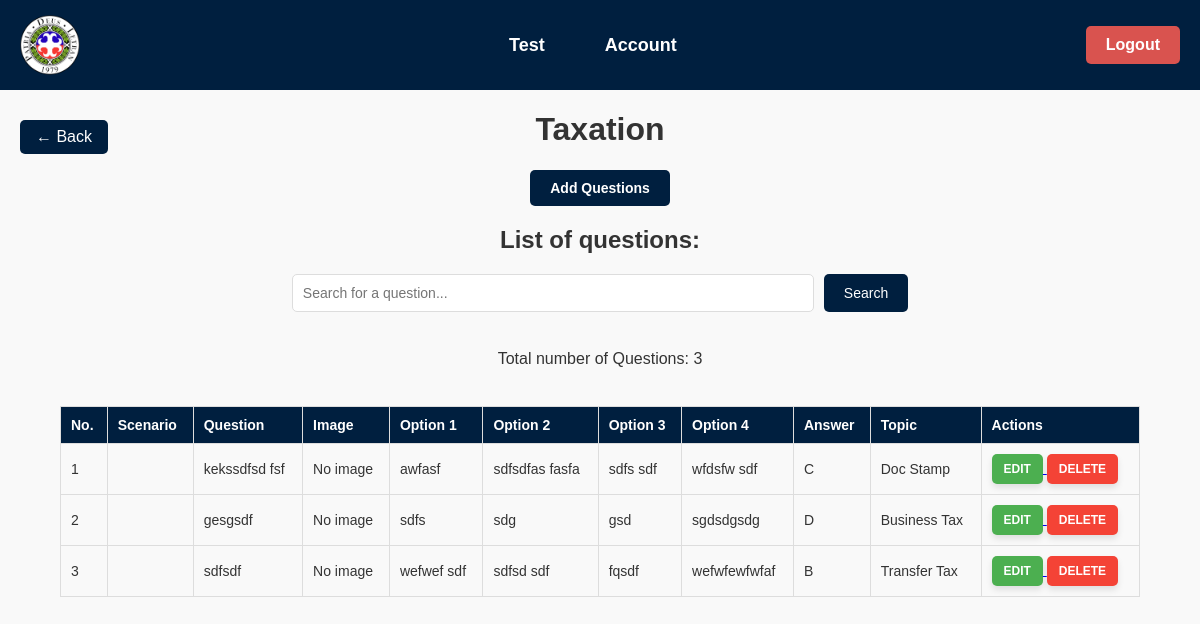
Screenshot of /q5.php with the database file from the repository.
### tables this page shows
CREATE TABLE `tax` (
  `tax_id` int(11) NOT NULL,
  `question` varchar(500) NOT NULL,
  `opt1` varchar(100) NOT NULL,
  `opt2` varchar(100) NOT NULL,
  `opt3` varchar(100) NOT NULL,
  `opt4` varchar(100) NOT NULL,
  `answer` varchar(100) NOT NULL,
  `topic` varchar(100) NOT NULL,
  `image` varchar(255) NOT NULL,
  `scenario` varchar(1000) NOT NULL
);

### q5.php (the view, shortened to what this page needs)
<!DOCTYPE html>
<html>
<head>
  <link href='Style/questions.css' rel='stylesheet' type='text/css'>
</head>
<body>
<div class="taskbar">
    <div class="logo"></div>
    <div class="taskbar-center">
        <a href="list.php" class="taskbar-button">Test</a>
        <a href="admin.php" class="taskbar-button">Account</a>
    </div>
    <a href="index.php" class="logout">Logout</a>
</div>
<a href="list.php" class="back-button">&#8592; Back</a>
<div class="section">
  <h1>Taxation</h1>
  <div class="add-question-container">
    <form action="q1add.php" method="post">
      <input class="btn" type="submit" value="Add Questions" />
    </form>
  </div>
</div>
<div class="section">
  <h2>List of questions:</h2>
  <form method="get" action="">
    <input type="text" name="search" placeholder="Search for a question..."
           value="<?php echo isset($_GET['search']) ? htmlspecialchars($_GET['search']) : ''; ?>" />
    <input type="submit" value="Search" />
  </form>
  <br>
  <?php
  $servername = "localhost";
  $username = "root";
  $password = "";
  $database = "cpa";
  $connection = new mysqli($servername, $username, $password, $database);
  $query = "SELECT COUNT(*) AS total_items FROM tax";
  $summary_result = $connection->query($query);
  $row_summary = $summary_result->fetch_assoc();
  $total_items = $row_summary['total_items'];
  ?>
  <div class="total-questions">Total number of Questions: <?php echo $total_items; ?></div>
  <br>
  <div class="table-container">
  <table id="table1" class="table">
    <thead>
      <tr>
        <th>No.</th>
        <th>Scenario</th>
        <th>Question</th>
        <th>Image</th>
        <th>Option 1</th>
        <th>Option 2</th>
        <th>Option 3</th>
        <th>Option 4</th>
        <th>Answer</th>
        <th>Topic</th>
        <th>Actions</th>
      </tr>
    </thead>
    <tbody>
      <?php
      $counter = 1;
      $searchQuery = isset($_GET['search']) ? $connection->real_escape_string($_GET['search']) : '';
      if (!empty($searchQuery)) {
          $sql = "SELECT * FROM tax WHERE question LIKE '%$searchQuery%'";
      } else {
          $sql = "SELECT * FROM tax";
      }
      $result = $connection->query($sql);
      while ($row = $result->fetch_assoc()) {
          echo "<tr>";
          echo "<td>{$counter}</td>";
          echo "<td>";
          echo "</td>";
          echo "<td>{$row['question']}</td>";
          echo "<td>";
          if (!empty($row['image'])) {
              echo "<img src='{$row['image']}' alt='Question Image' style='max-width: 100px; margin-top: 5px;'>";
          } else {
              echo "No image";
          }
          echo "</td>";
          echo "<td>{$row['opt1']}</td>";
          echo "<td>{$row['opt2']}</td>";
          echo "<td>{$row['opt3']}</td>";
          echo "<td>{$row['opt4']}</td>";
          echo "<td>{$row['answer']}</td>";
          echo "<td>{$row['topic']}</td>";
          echo "<td>
                <a href='/CPA/q5Edit.php?id={$row['tax_id']}'>
                  <button class='edit-button'>Edit</button>
                </a>
                <a href='/CPA/q5Delete.php?id={$row['tax_id']}'>
                  <button class='delete-button'>Delete</button>
                </a>
                </td>";
          echo "</tr>";
          $counter++;
      }
      ?>
    </tbody>
  </table>
   </div>
</div>
</body>
</html>

### Style/questions.css (style rules this page uses)
body { background-color: #f9f9f9; font-family: 'Poppins', Arial, sans-serif; margin: 0; padding: 0; color: #333; }
.taskbar { background-color: #001f3f; color: #ffffff; padding: 15px 20px; display: flex; align-items: center; justify-content: space-between; font-family: 'Arial', sans-serif; font-size: 18px; font-weight: bold; position: relative; }
.taskbar .logo { display: inline-block; width: 60px; height: 60px; background-image: url('logo.png'); background-size: contain; background-repeat: no-repeat; background-position: center; margin-right: 20px; }
.back-button { position: absolute; left: 20px; top: 120px; font-size: 16px; color: #ffffff; text-decoration: none; padding: 8px 16px; background-color: #001f3f; border-radius: 5px; transition: background-color 0.3s ease; }
.taskbar-center { display: flex; justify-content: center; gap: 30px; flex-grow: 1; }
.taskbar-button { color: #ffffff; background: none; border: none; cursor: pointer; text-decoration: none; font-size: 18px; padding: 10px 15px; transition: background-color 0.3s ease; }
.logout { background-color: #d9534f; color: #ffffff; border-radius: 5px; padding: 10px 20px; font-size: 16px; text-decoration: none; cursor: pointer; transition: background-color 0.3s ease; }
.section { text-align: center; margin: 20px auto; max-width: 1200px; }
.table-container { display: flex; justify-content: center; align-items: center; margin-top: 20px; }
.table { border-collapse: collapse; width: 90%; font-size: 14px; }
.table th, .table td { border: 1px solid #ddd; padding: 10px; text-align: left; }
.table th { background-color: #001f3f; color: #ffffff; font-weight: bold; }
.table tr:nth-child(even) { background-color: #f9f9f9; }
.edit-button, .delete-button { padding: 8px 12px; font-size: 12px; border: none; border-radius: 5px; cursor: pointer; font-weight: bold; text-transform: uppercase; }
.edit-button { background-color: #4CAF50; color: white; box-shadow: 0px 4px 6px rgba(0, 0, 0, 0.1); }
.delete-button { background-color: #f44336; color: white; box-shadow: 0px 4px 6px rgba(0, 0, 0, 0.1); }
.btn { background-color: #001f3f; color: white; padding: 10px 20px; border: none; border-radius: 5px; font-size: 14px; font-weight: bold; cursor: pointer; }
form { display: flex; justify-content: center; gap: 10px; margin-bottom: 20px; }
form input[type="text"] { width: 60%; max-width: 500px; padding: 10px; border-radius: 5px; border: 1px solid #ddd; font-size: 14px; }
form input[type="submit"] { background-color: #001f3f; color: white; border: none; padding: 10px 20px; border-radius: 5px; font-size: 14px; cursor: pointer; }

### rows the page displays
tax: question "kekssdfsd fsf", image "No image", opt1 "awfasf", opt2 "sdfsdfas fasfa", opt3 "sdfs sdf", opt4 "wfdsfw sdf", answer "C", topic "Doc Stamp"
tax: question "gesgsdf", image "No image", opt1 "sdfs", opt2 "sdg", opt3 "gsd", opt4 "sgdsdgsdg", answer "D", topic "Business Tax"
tax: question "sdfsdf", image "No image", opt1 "wefwef sdf", opt2 "sdfsd sdf", opt3 "fqsdf", opt4 "wefwfewfwfaf", answer "B", topic "Transfer Tax"

### other values shown
$total_items "3"
